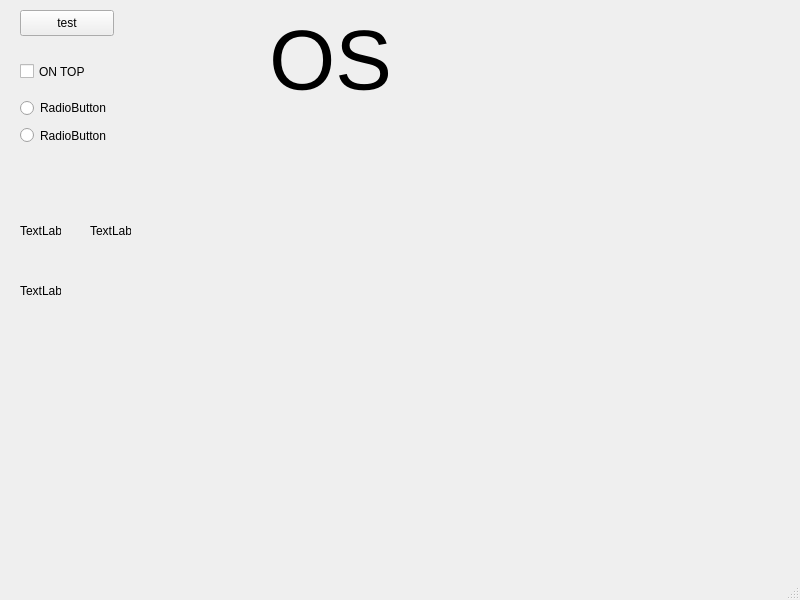
<?xml version="1.0" encoding="UTF-8"?>
<ui version="4.0">
 <class>MainWindow</class>
 <widget class="QMainWindow" name="MainWindow">
  <property name="geometry">
   <rect>
    <x>0</x>
    <y>0</y>
    <width>800</width>
    <height>600</height>
   </rect>
  </property>
  <property name="windowTitle">
   <string>MainWindow</string>
  </property>
  <widget class="QWidget" name="centralwidget">
   <widget class="QPushButton" name="pushButtonTest">
    <property name="geometry">
     <rect>
      <x>20</x>
      <y>10</y>
      <width>94</width>
      <height>26</height>
     </rect>
    </property>
    <property name="text">
     <string>test</string>
    </property>
   </widget>
   <widget class="CustumRadioButton" name="radioButton">
    <property name="geometry">
     <rect>
      <x>20</x>
      <y>100</y>
      <width>121</width>
      <height>16</height>
     </rect>
    </property>
    <property name="text">
     <string>RadioButton</string>
    </property>
   </widget>
   <widget class="CustumRadioButton" name="radioButton_2">
    <property name="geometry">
     <rect>
      <x>20</x>
      <y>120</y>
      <width>191</width>
      <height>31</height>
     </rect>
    </property>
    <property name="text">
     <string>RadioButton</string>
    </property>
   </widget>
   <widget class="QCheckBox" name="checkBoxTop">
    <property name="geometry">
     <rect>
      <x>20</x>
      <y>60</y>
      <width>91</width>
      <height>23</height>
     </rect>
    </property>
    <property name="text">
     <string>ON TOP</string>
    </property>
   </widget>
   <widget class="QLabel" name="labelOS">
    <property name="geometry">
     <rect>
      <x>180</x>
      <y>10</y>
      <width>301</width>
      <height>101</height>
     </rect>
    </property>
    <property name="font">
     <font>
      <pointsize>64</pointsize>
     </font>
    </property>
    <property name="text">
     <string>OS</string>
    </property>
    <property name="alignment">
     <set>Qt::AlignmentFlag::AlignCenter</set>
    </property>
   </widget>
   <widget class="RingLoop" name="label">
    <property name="geometry">
     <rect>
      <x>20</x>
      <y>210</y>
      <width>41</width>
      <height>41</height>
     </rect>
    </property>
    <property name="text">
     <string>TextLabel</string>
    </property>
   </widget>
   <widget class="RingLoop" name="label_2">
    <property name="geometry">
     <rect>
      <x>90</x>
      <y>210</y>
      <width>41</width>
      <height>41</height>
     </rect>
    </property>
    <property name="text">
     <string>TextLabel</string>
    </property>
   </widget>
   <widget class="RingLoop" name="label_3">
    <property name="geometry">
     <rect>
      <x>20</x>
      <y>270</y>
      <width>41</width>
      <height>41</height>
     </rect>
    </property>
    <property name="text">
     <string>TextLabel</string>
    </property>
   </widget>
  </widget>
  <widget class="QMenuBar" name="menubar">
   <property name="geometry">
    <rect>
     <x>0</x>
     <y>0</y>
     <width>800</width>
     <height>23</height>
    </rect>
   </property>
  </widget>
  <widget class="QStatusBar" name="statusbar"/>
 </widget>
 <customwidgets>
  <customwidget>
   <class>CustumRadioButton</class>
   <extends>QRadioButton</extends>
   <header>custumradiobutton.h</header>
  </customwidget>
  <customwidget>
   <class>RingLoop</class>
   <extends>QLabel</extends>
   <header>ringloop.h</header>
  </customwidget>
 </customwidgets>
 <resources/>
 <connections/>
</ui>
